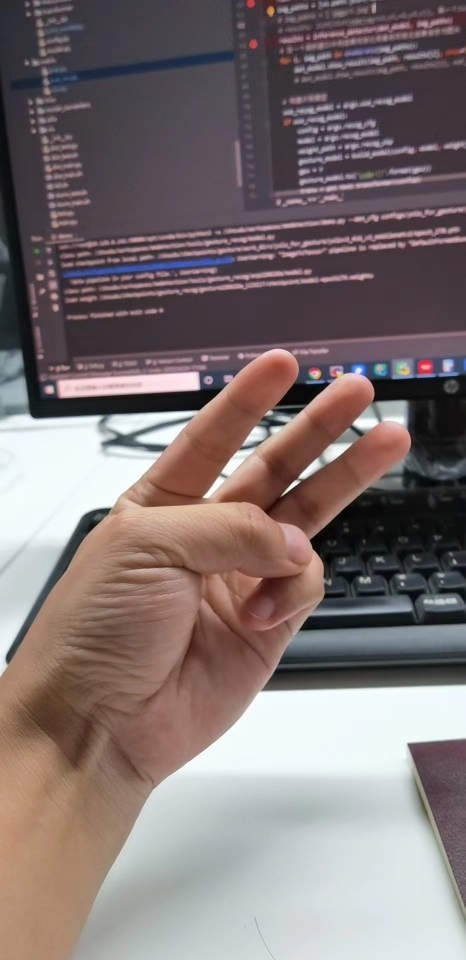
#> input picture imgs/3.jpg, 931 x 1920 px, found by its file name (shown at 1/2 size)
$ python reshape.py
#> lines starting #> are read from the running program, lines starting #| are printed output that depends on the picture
# -*- coding: utf-8 -*-
# @Time    : 2021/10/21 15:27
# @Author  : 周渡
# @Email   : zhoudu@cloudwalk.com
# @File    : reshape.py
# @Software: PyCharm
import os, sys
import cv2
import numpy as np
import matplotlib.pyplot as plt

sys.path.append(os.path.join(os.path.dirname(__file__), '../../..'))
from utils.draw_box_kpt_utils import draw_box_kpt_with_cwface_label_over_image


class ReshapeTransformer(object):
    def __init__(self, input_shape, kpt_type="regression", debug=False):
        self.c, self.h, self.w = input_shape
        assert self.c in [1, 3]
        self.kpt_type = kpt_type
        self.debug = debug
        if self.debug:
            from datetime import datetime

            TIMESTAMP = datetime.now().strftime("%y%m%d%H%M%S")
            self.log_path = os.path.join("/dataset/dataset/ssd/kpt_syn/cluster_rst", "reshape_log_" + TIMESTAMP + ".txt")

    def __call__(self, img, bbox, kpt=None, path=None):
        """kpt的坐标是相对于img的，bbox则是原图上的坐标

        Args:
            img:
            bbox:
            kpt:

        Returns:

        """
        h, w, c = img.shape
        assert c == 3, c
        if self.c == 1:
            img = cv2.cvtColor(img, cv2.COLOR_BGR2GRAY)
        if h != self.h or w != self.w:
            img = cv2.resize(img, (self.w, self.h))
            if kpt is not None:
                bbox_tmp = np.array(bbox)
                kpt_tmp = np.array(kpt)
                if self.kpt_type == "regression":
                    kpt = np.array(kpt)
                    kpt = np.reshape(kpt, (-1, 2))  # shape [5, 2]
                    kpt = kpt * np.stack([self.w / w, self.h / h])
                elif self.kpt_type == 'heatmap':
                    kpt = kpt
        if self.debug:
            img_draw = draw_box_kpt_with_cwface_label_over_image(img, [bbox], kpt, draw_box=False)
            plt.imshow(img_draw[:, :, ::-1])
            plt.show()
        return img, bbox, kpt, path


if __name__ == '__main__':
    img = cv2.imread("3.jpg")
#> img is the input picture: shape (1920, 931, 3); mean B, G, R 114.9, 115.1, 127
    t = ReshapeTransformer((3, 64, 64))
    kpt = [[10, 2, 100, 2, 50, 50, 110, 10, 120, 90]]
    img = t(img, kpt)
#> in __call__, `img = cv2.resize(img, (self.w, self.h))`:
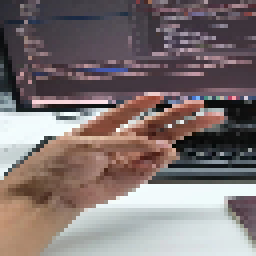
#> img: shape (64, 64, 3) (shown 4 times larger); mean of channels 0, 1, 2 113.9, 114.1, 126.1; drawn as B, G, R
